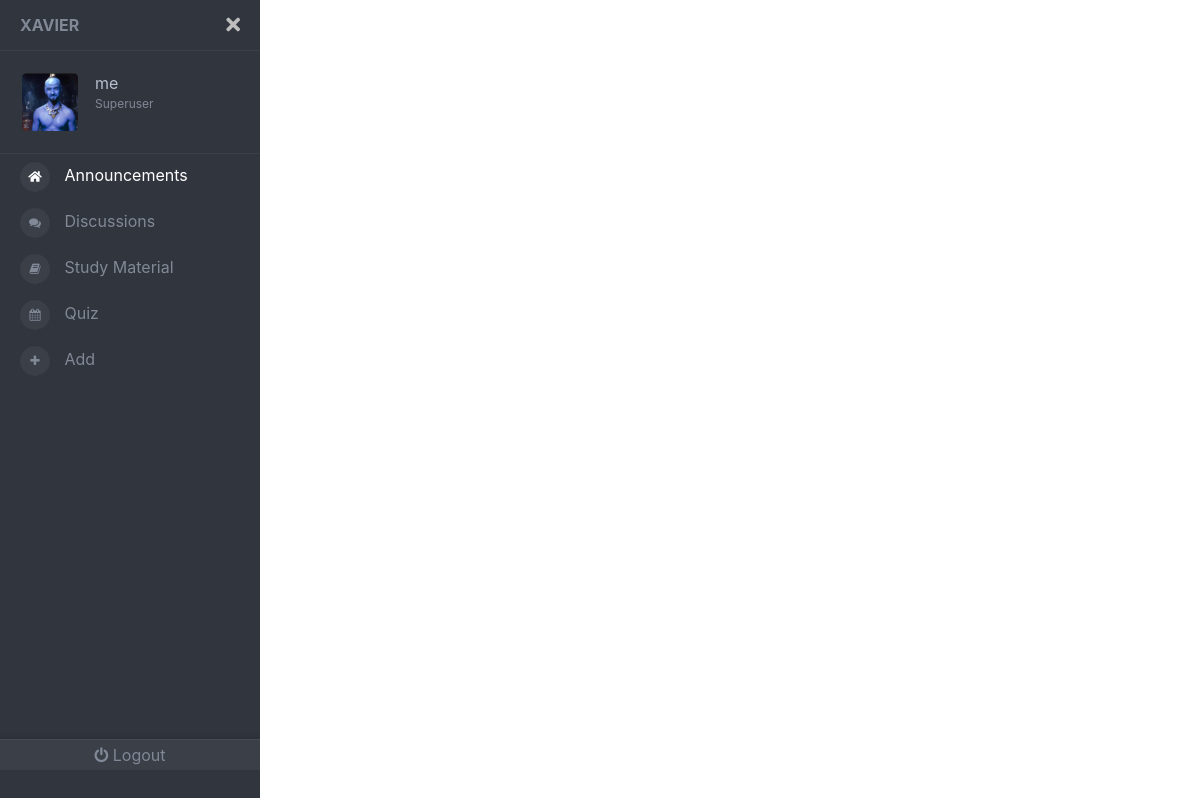
The app's page / (signed in), older data.
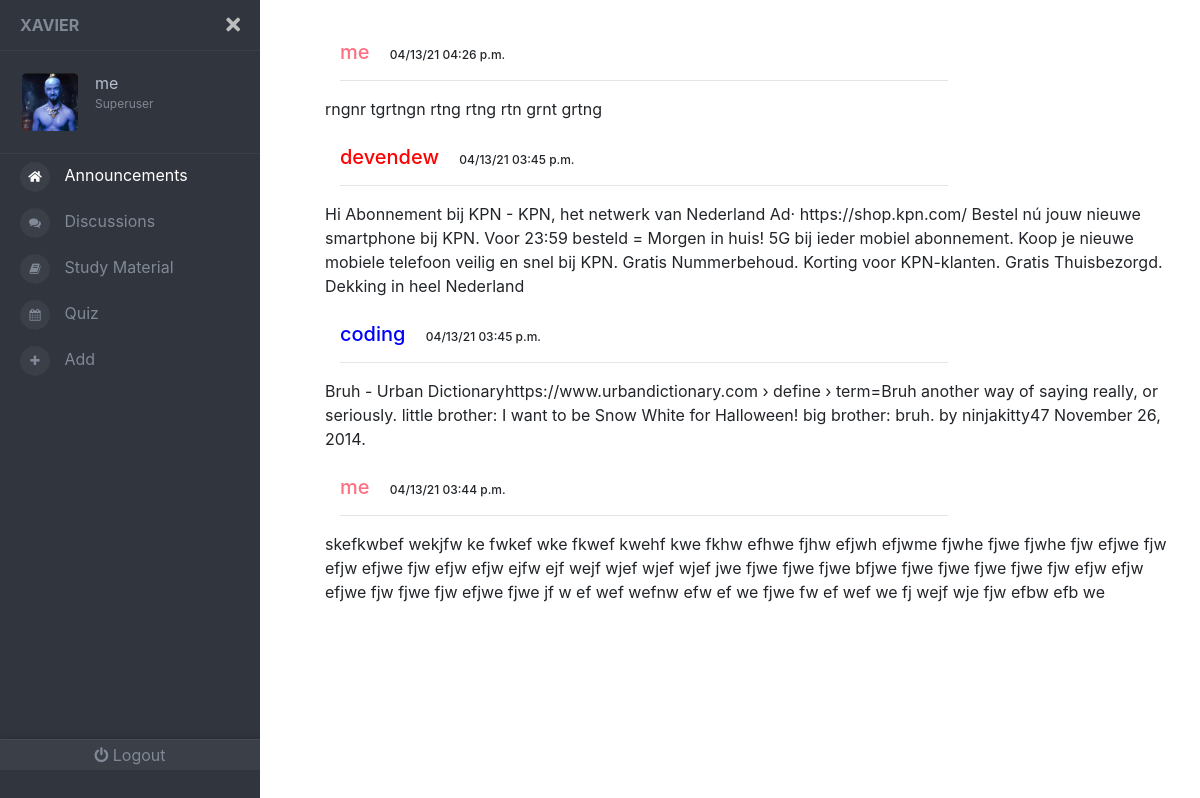
The same page, newer data.
### front/models.py (models this page shows, shortened)
class Profile(models.Model):
	user= models.OneToOneField(User , on_delete = models.CASCADE )
	image = models.ImageField(default='default.jpg' , upload_to = 'profile_pics')
	bg = models.ImageField(default= 'default.jpg'  , upload_to = 'bg_pics')
	color = models.CharField(max_length=7, default='#000000')

class Announcement(models.Model):
	content = models.TextField()
	time= models.DateTimeField(auto_now_add=True)
	author = models.ForeignKey(User , on_delete = models.CASCADE)
	def __str__(self):
		return f'{self.author} : {self.content}'

### front/views.py (the view)
# urls.py: urlpatterns=[path('',views.main ,  name='mainpage'),
def main(request):
	if not(request.user.is_authenticated):
		  return redirect('signpage')
	announcements = Announcement.objects.all()[len(Announcement.objects.all())-20:
					] if len(Announcement.objects.all()) > 21 else Announcement.objects.all()
	announcements2 = []
	print(announcements)
	for i in range(len(announcements)-1 , -1 , -1):
		announcements2.append(announcements[i])
	print(announcements2)
	return render(request, 'front/main.html' , {'announcements' : announcements2})

### front/templates/front/main.html (shortened to what this page needs)
{% load static %}
<!DOCTYPE html>
<html lang="en">
  <head>
    <link rel="stylesheet" href='{% static "front/navbar.css" %}' />
    <link
      rel="stylesheet"
      href="https://cdnjs.cloudflare.com/ajax/libs/twitter-bootstrap/4.1.1/css/bootstrap.css"
    />
    <link
      rel="stylesheet"
      href="https://use.fontawesome.com/releases/v5.0.13/css/all.css"
    />
    <link rel="stylesheet" href='{% static "front/material.css" %}' />
    <link rel="stylesheet" href='{% static "front/study.css" %}' />
  </head>
  <body>
    <div class="page-wrapper chiller-theme toggled">
      <nav id="sidebar" class="sidebar-wrapper">
        <div class="sidebar-content">
          <div class="sidebar-brand">
            <a href="./home.html">Xavier</a>
            <div id="close-sidebar">
              <i class="fas fa-times"></i>
            </div>
          </div>
          <div class="sidebar-header">
            <div class="user-pic">
              <img
                class="img-responsive img-rounded"
                src="{{request.user.profile.image.url}}"
                alt="User picture"
              />
            </div>
            <div class="user-info">
              <span class="user-name">
                {{ request.user.username }}
              </span>
              <span class="user-role">
                  {% if request.user.is_superuser %}
              Superuser
                 {% elif request.user.is_staff %}
              Staff
                  {% else %}
              Student
                  {% endif %}
            </div>
          </div>
          <div class="sidebar-menu">
            <ul>
              <li>
                <a href="{% url 'mainpage' %} " style="color: white"
                  ><i class="fas fa-home" aria-hidden="true"></i>
                  <span>Announcements</span>
                </a>
              </li>
              <li>
                <a href="#">
                  <i class="fa  fa-comments"></i>
                  <span>Discussions</span>
                </a>
              </li>
              <li>
                <a href="#"
                  ><i class="fa  fa-book"></i>
                  <span>Study Material</span>
                </a>
              </li>
              <li>
                <a href='#'
                ><i class="fa fa-calendar"></i>
                  <span>Quiz</span>
                </a>
              </li>
              <li>
                <a href="#"
                  ><i class="fa fa-plus" aria-hidden="true"></i>
                  <span>Add</span>
                </a>
              </li>
            </ul>
          </div>
          <div class="sidebar-footer">
            <a href="{% url 'logout' %} " style="text-decoration: none">
              <i class="fa fa-power-off"></i>
              <span>Logout</span></a
            >
          </div>
        </div>
      </nav>
      <main class="page-content">
        <div class="container">
          {% for announcement in announcements %}
          <div class="ibox-content forum-container">
            <div class="forum-item active">
              <div class="row">
                <div class="col-md-9">
                  <h5 class="forum-item-title">
                    <a href="#" class="forum-item-title"  style="color: {{announcement.author.profile.color}}"
                      >{{announcement.author}}</a
                    >
                    <span class="col-md-3" style="font-size: .75rem ;"> {{announcement.time|date:"m/d/y"}} {{announcement.time|time:"h:i a"}} </span>
                  </h5>
                  <hr />
                </div>
                <div class="forum-sub-title">
                  {{announcement.content}}
                </div>
              </div>
            </div>
          </div>
          <br>
          {% endfor %}
        </div>
      </main>
    </div>
  </body>
</html>

### front/static/front/navbar.css (style rules this page uses)
a { text-decoration: none; }
a:link { text-decoration: none; }
body { font-size: 0.9rem; }
.page-wrapper .sidebar-wrapper, .sidebar-wrapper .sidebar-brand > a, .sidebar-wrapper .sidebar-dropdown > a:after, .sidebar-wrapper .sidebar-menu .sidebar-dropdown .sidebar-submenu li a:before, .sidebar-wrapper ul li a i, .page-wrapper .page-content, .sidebar-wrapper .sidebar-search input.search-menu, .sidebar-wrapper .sidebar-search .input-group-text, .sidebar-wrapper .sidebar-menu ul li a, #show-sidebar, #close-sidebar { -webkit-transition: all 0.3s ease; -moz-transition: all 0.3s ease; -ms-transition: all 0.3s ease; -o-transition: all 0.3s ease; transition: all 0.3s ease; }
.page-wrapper { height: 100vh; }
.page-wrapper.toggled .sidebar-wrapper { left: 0px; }
@media screen and (min-width: 768px) { .page-wrapper.toggled .page-content { padding-left: 300px; } }
.sidebar-wrapper { width: 260px; height: 100%; max-height: 100%; position: fixed; top: 0; left: -300px; z-index: 999; }
.sidebar-wrapper ul { list-style-type: none; padding: 0; margin: 0; }
.sidebar-wrapper a { text-decoration: none; }
.sidebar-content { max-height: calc(100% - 30px); height: calc(100% - 30px); overflow-y: auto; position: relative; }
.sidebar-wrapper .sidebar-brand { padding: 10px 20px; display: flex; align-items: center; }
.sidebar-wrapper .sidebar-brand > a { text-transform: uppercase; font-weight: bold; flex-grow: 1; }
.sidebar-wrapper .sidebar-brand #close-sidebar { cursor: pointer; font-size: 20px; }
.sidebar-wrapper .sidebar-header { padding: 20px; overflow: hidden; }
.sidebar-wrapper .sidebar-header .user-pic { float: left; width: 60px; padding: 2px; border-radius: 12px; margin-right: 15px; overflow: hidden; }
.sidebar-wrapper .sidebar-header .user-pic img { object-fit: cover; height: 100%; width: 100%; }
.sidebar-wrapper .sidebar-header .user-info { float: left; }
.sidebar-wrapper .sidebar-header .user-info > span { display: block; }
.sidebar-wrapper .sidebar-header .user-info .user-role { font-size: 12px; }
.sidebar-wrapper .sidebar-menu { padding-bottom: 10px; }
.sidebar-wrapper .sidebar-menu ul li a { display: inline-block; width: 100%; text-decoration: none; position: relative; padding: 8px 30px 8px 20px; }
.sidebar-wrapper .sidebar-menu ul li a i { margin-right: 10px; font-size: 12px; width: 30px; height: 30px; line-height: 30px; text-align: center; border-radius: 50%; }
.sidebar-footer { position: absolute; width: 100%; bottom: 0; display: flex; }
.sidebar-footer > a { flex-grow: 1; text-align: center; height: 30px; line-height: 30px; position: relative; }
.page-wrapper .page-content { display: inline-block; width: 100%; padding-left: 0px; padding-top: 20px; }
.page-wrapper .page-content > div { padding: 20px 40px; }
.page-wrapper .page-content { overflow-x: hidden; }
.chiller-theme .sidebar-wrapper { background: #31353d; }
.chiller-theme .sidebar-wrapper .sidebar-header, .chiller-theme .sidebar-wrapper .sidebar-search, .chiller-theme .sidebar-wrapper .sidebar-menu { border-top: 1px solid #3a3f48; }
.chiller-theme .sidebar-wrapper .sidebar-header .user-info .user-role, .chiller-theme .sidebar-wrapper .sidebar-header .user-info .user-status, .chiller-theme .sidebar-wrapper .sidebar-search input.search-menu, .chiller-theme .sidebar-wrapper .sidebar-search .input-group-text, .chiller-theme .sidebar-wrapper .sidebar-brand > a, .chiller-theme .sidebar-wrapper .sidebar-menu ul li a, .chiller-theme .sidebar-footer > a { color: #818896; }
.chiller-theme .sidebar-wrapper .sidebar-menu ul li:hover > a, .chiller-theme .sidebar-wrapper .sidebar-menu .sidebar-dropdown.active > a, .chiller-theme .sidebar-wrapper .sidebar-header .user-info, .chiller-theme .sidebar-wrapper .sidebar-brand > a:hover, .chiller-theme .sidebar-footer > a:hover i { color: #b8bfce; }
.page-wrapper.chiller-theme.toggled #close-sidebar { color: #bdbdbd; }
.chiller-theme .sidebar-wrapper .sidebar-menu ul li a i, .chiller-theme .sidebar-wrapper .sidebar-menu .sidebar-dropdown div, .chiller-theme .sidebar-wrapper .sidebar-search input.search-menu, .chiller-theme .sidebar-wrapper .sidebar-search .input-group-text { background: #3a3f48; }
.chiller-theme .sidebar-footer { background: #3a3f48; box-shadow: 0px -1px 5px #282c33; border-top: 1px solid #464a52; }
.chiller-theme .sidebar-footer > a:first-child { border-left: none; }
.chiller-theme .sidebar-footer > a:last-child { border-right: none; }

Row changes from the older to the newer data that the page shows:
added Announcement: author "me", time "04/13/21", time "04:26 p.m.", content "rngnr tgrtngn rtng rtng rtn grnt grtng"
added Announcement: author "devendew", time "04/13/21", time "03:45 p.m.", content "Hi Abonnement bij KPN - KPN, het netwerk van Nederland Ad· https://shop.kpn.com/ Bestel nú jouw nieuwe smartphone bij KPN. Voor 23:59 besteld = Morgen in huis! 5G bij ieder mobiel abonnement. Koop je nieuwe mobiele telefoon veilig en snel bij KPN. Gratis Nummerbehoud. Korting voor KPN-klanten. Gratis Thuisbezorgd. Dekking in heel Nederland"
added Announcement: author "coding", time "04/13/21", time "03:45 p.m.", content "Bruh - Urban Dictionaryhttps://www.urbandictionary.com › define › term=Bruh another way of saying really, or seriously. little brother: I want to be Snow White for Halloween! big brother: bruh. by ninjakitty47 November 26, 2014."
added Announcement: author "me", time "04/13/21", time "03:44 p.m.", content "skefkwbef wekjfw ke fwkef wke fkwef kwehf kwe fkhw efhwe fjhw efjwh efjwme fjwhe fjwe fjwhe fjw efjwe fjw efjw efjwe fjw efjw efjw ejfw ejf wejf wjef wjef wjef jwe fjwe fjwe fjwe bfjwe fjwe fjwe fjwe fjwe fjw efjw efjw efjwe fjw fjwe fjw efjwe fjwe jf w ef wef wefnw efw ef we fjwe fw ef wef we fj wejf wje fjw efbw efb we"
